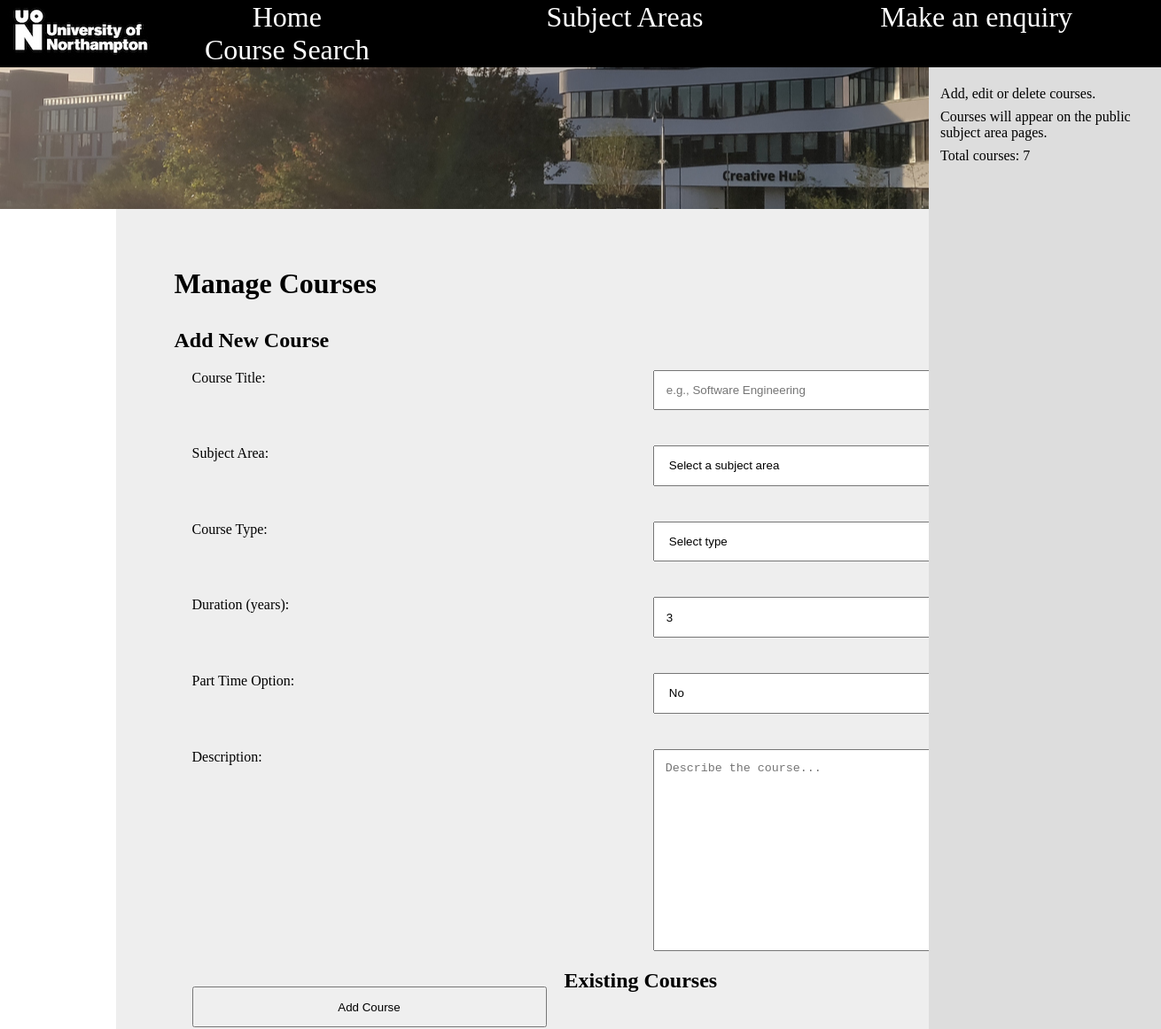
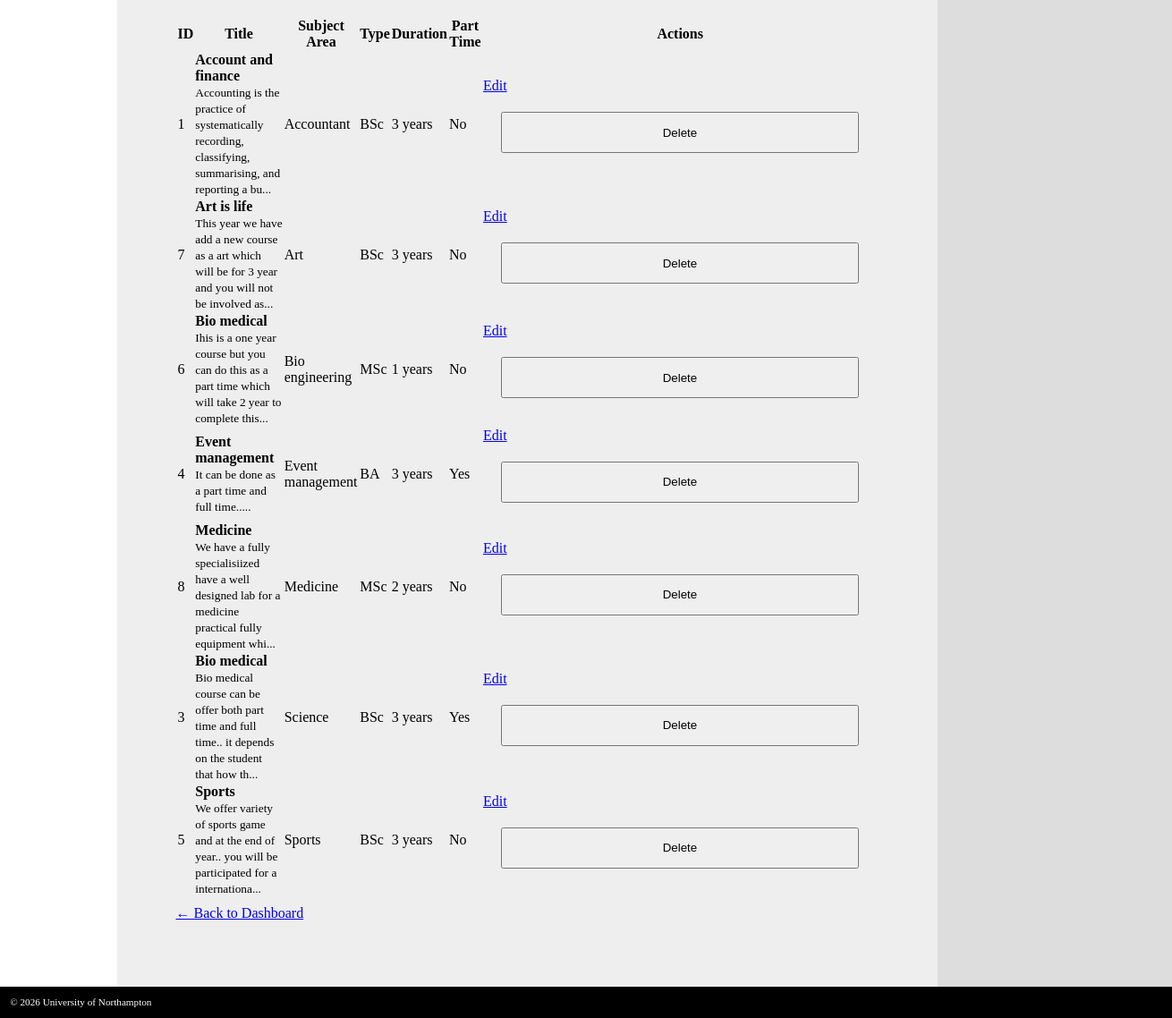
Screenshot of /default/public/admin/courses.php (signed in) with the database file from the repository (2 pictures, top to bottom).
### tables this page shows
CREATE TABLE `courses` (
  `id` int(11) NOT NULL AUTO_INCREMENT,
  `subject_area_id` int(11) DEFAULT NULL,
  `title` varchar(200) NOT NULL,
  `type` varchar(10) NOT NULL,
  `duration_years` int(11) NOT NULL,
  `description` text NOT NULL,
  `created_at` timestamp NULL DEFAULT current_timestamp(),
  `part_time` tinyint(1) DEFAULT 0,
  PRIMARY KEY (`id`),
  KEY `subject_area_id` (`subject_area_id`),
  CONSTRAINT `courses_ibfk_1` FOREIGN KEY (`subject_area_id`) REFERENCES `subject_areas` (`id`) ON DELETE SET NULL
);

CREATE TABLE `subject_areas` (
  `id` int(11) NOT NULL AUTO_INCREMENT,
  `name` varchar(100) NOT NULL,
  `slug` varchar(100) NOT NULL,
  `created_at` timestamp NULL DEFAULT current_timestamp(),
  PRIMARY KEY (`id`)
);

### default/public/admin/courses.php (the view, shortened to what this page needs)
<?php
require_once '../includes/database.php';
$courseStmt = $pdo->prepare('
    SELECT c.*, s.name as subject_name
    FROM courses c
    LEFT JOIN subject_areas s ON c.subject_area_id = s.id
    ORDER BY s.name, c.title
');
$courseStmt->execute();
$courses = $courseStmt->fetchAll();
?>
<!doctype html>
<html>
<head>
    <link rel="stylesheet" href="../uon.css" />
</head>
<body>
    <header>
        <img src="../logo.jpg" alt="logo" />
        <ul>
            <li><a href="../index.php">Home</a></li>
            <li>Subject Areas
            </li>
            <li><a href="../enquiry.php">Make an enquiry</a></li>
            <li><a href="../search.php">Course Search</a></li>
        </ul>
    </header>
    <section></section>
    <main>
        <h1>Manage Courses</h1>
        <h2>Add New Course</h2>
        <form action="" method="POST">
            <label>Course Title:</label>
            <input type="text" name="title" required placeholder="e.g., Software Engineering" />
            <label>Subject Area:</label>
            <select name="subject_area_id" required>
                <option value="">Select a subject area</option>
            </select>
            <label>Course Type:</label>
            <select name="type" required>
                <option value="">Select type</option>
            </select>
            <label>Duration (years):</label>
            <input type="number" name="duration_years" min="1" max="5" value="3" required />
            <label>Part Time Option:</label>
            <select name="part_time">
                <option value="0">No</option>
            </select>
            <label>Description:</label>
            <textarea name="description" rows="5" required placeholder="Describe the course..."></textarea>
            <input type="submit" name="submit" value="Add Course" />
        </form>
        <h2>Existing Courses</h2>
        <?php if (count($courses) > 0): ?>
            <table class="admin-table">
                <thead>
                    <tr>
                        <th>ID</th>
                        <th>Title</th>
                        <th>Subject Area</th>
                        <th>Type</th>
                        <th>Duration</th>
                        <th>Part Time</th>
                        <th>Actions</th>
                    </tr>
                </thead>
                <tbody>
                    <?php foreach ($courses as $course): ?>
                    <tr>
                        <td data-label="ID"><?php echo $course['id']; ?></td>
                        <td data-label="Title">
                            <strong><?php echo htmlspecialchars($course['title']); ?></strong>
                            <br>
                            <small><?php echo substr($course['description'], 0, 100); ?>...</small>
                        </td>
                        <td data-label="Subject">
                            <?php echo htmlspecialchars($course['subject_name'] ?? 'Not assigned'); ?>
                        </td>
                        <td data-label="Type"><?php echo $course['type']; ?></td>
                        <td data-label="Duration"><?php echo $course['duration_years']; ?> years</td>
                        <td data-label="Part Time"><?php echo ($course['part_time'] == 1) ? 'Yes' : 'No'; ?></td>
                        <td>
                            <a href="editcourse.php?id=<?php echo $course['id']; ?>">Edit</a>
                            <form action="" method="POST" style="display: inline;">
                                <input type="submit" value="Delete"
                                       onclick="return confirm('Delete course: <?php echo htmlspecialchars($course['title']); ?>?');" />
                            </form>
                        </td>
                    </tr>
                    <?php endforeach; ?>
                </tbody>
            </table>
        <?php else: ?>
            <p>No courses found. Add one above.</p>
        <?php endif; ?>
        <p><a href="index.php">← Back to Dashboard</a></p>
    </main>
    <aside>
        <p>Add, edit or delete courses.</p>
        <p>Courses will appear on the public subject area pages.</p>
        <p>Total courses: <?php echo count($courses); ?></p>
    </aside>
    <footer>
        &copy; <?php echo date('Y'); ?> University of Northampton
    </footer>
</body>
</html>

### default/public/uon.css (style rules this page uses)
* { margin: 0; padding: 0; }
body { background-color: white; font-family: 'Oxygen-Regular'; display: grid; grid-template-columns: 10% 70% 20%; grid-template-rows: auto; grid-template-areas: "header header header" "img img aside" ". main aside" "footer footer footer"; }
body > section { grid-area: img; height: 20vh; background-image: url(uni.jpg); background-position: center center; }
header a { color: white; text-decoration: none; }
main { min-height: 20vh; grid-area: main; padding: 5vw; background-color: #eee; }
header { background-color: black; grid-area: header; }
aside { background-color: #ddd; min-height: 20px; grid-area: aside; padding: 1vw; }
footer { color: white; padding: 1em; background-color: black; font-size: 0.7em; grid-area: footer; }
header { display: grid; grid-template-columns: 10% 90%; }
header ul { align-self: center; display: grid; grid-template-columns: auto auto auto; grid-template-rows: auto; color: white; list-style-type: none; }
header > ul > li { font-size: 2em; cursor: pointer; text-align: center; }
h1 { font-weight: bold; margin-bottom: 1em; }
p { margin-top: 0.5em; margin-bottom: 0.5em; }
form { display: block; width: 70em }
form input, form select { padding: 1em }
form textarea { height: 15em; padding: 1em }
form input, form label, form select, form textarea { float: left; width: 30em; margin: 20px }
form label { clear: left }

### rows the page displays
courses: id "1", title "Account and finance", description "Accounting is the practice of systematically recording, classifying, summarising, and reporting a bu", subject_area.name "Accountant", type "BSc", duration_years "3", part_time "No"
courses: id "7", title "Art is life", description "This year we have add a new course as a art which will be for 3 year and you will not be involved as", subject_area.name "Art", type "BSc", duration_years "3", part_time "No"
courses: id "6", title "Bio medical", description "Ihis is a one year course but you can do this as a part time which will take 2 year to complete this", subject_area.name "Bio engineering", type "MSc", duration_years "1", part_time "No"
courses: id "4", title "Event management", description "It can be done as a part time and full time..", subject_area.name "Event management", type "BA", duration_years "3", part_time "Yes"
courses: id "8", title "Medicine", description "We have a fully specialisiized have a well designed lab for a medicine practical fully equipment whi", subject_area.name "Medicine", type "MSc", duration_years "2", part_time "No"
courses: id "3", title "Bio medical", description "Bio medical course can be offer both part time and full time.. it depends on the student that how th", subject_area.name "Science", type "BSc", duration_years "3", part_time "Yes"
courses: id "5", title "Sports", description "We offer variety of sports game and at the end of year.. you will be participated for a internationa", subject_area.name "Sports", type "BSc", duration_years "3", part_time "No"

### other values shown
count($courses) "7"
